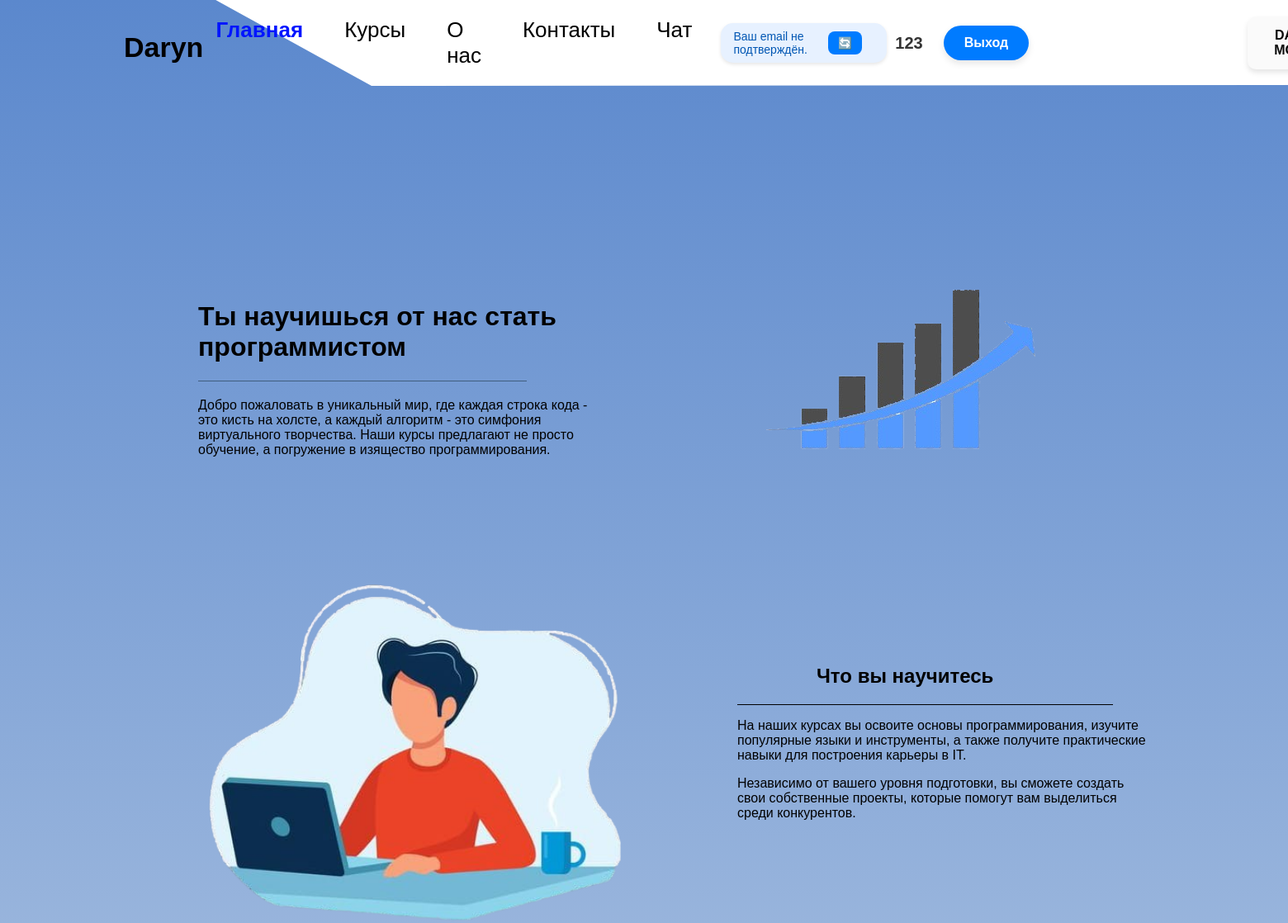
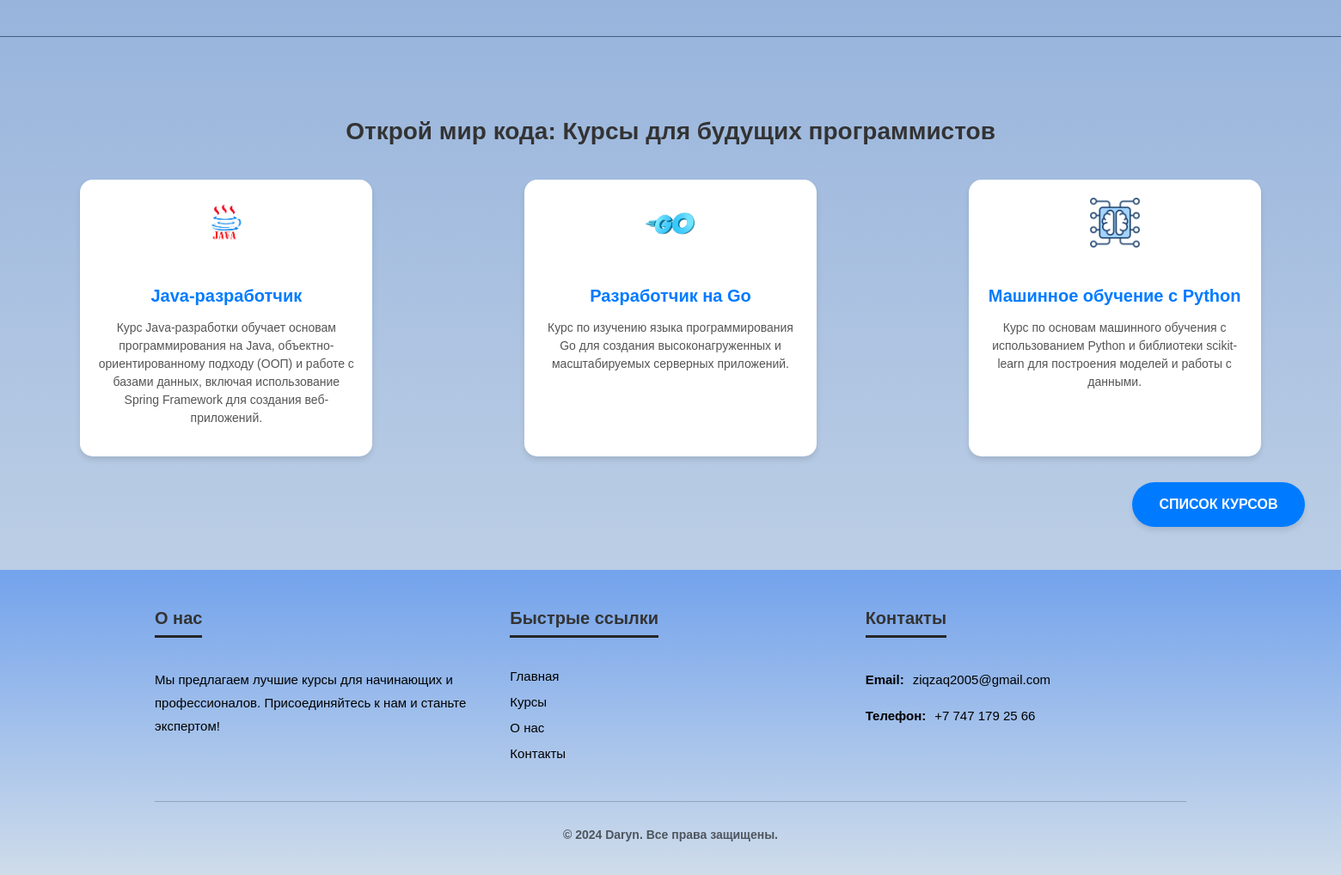
The app's page / (signed in) with its own data (2 pictures, top to bottom).
### education/models.py (models this page shows, shortened)
class CustomUser(AbstractUser):
    is_email_verified = models.BooleanField(default=False)

class Course(models.Model):
    title = models.CharField(max_length=200, verbose_name="Названия курса")
    slug = models.SlugField(unique=True, max_length=200, blank=True)
    image = models.ImageField(upload_to='courses/', verbose_name="Фото курса")
    short_description = models.TextField(max_length=500, verbose_name="Краткое описание")
    detailed_description = models.TextField(verbose_name="Подробнее описание")
    average_rating = models.FloatField(default=0.0, verbose_name="Средний рейтинг")
    completed_users = models.ManyToManyField(
        settings.AUTH_USER_MODEL,
        through='CourseCompletion',
        related_name='completed_courses_via_course',
        blank=True
    )
    duration = models.CharField(max_length=50, verbose_name="Срок обучения")
    topics_count = models.PositiveIntegerField(verbose_name="Количество тем", default=0)
    yearly_salary = models.CharField(max_length=50, verbose_name="Средняя зарплата в год")
    demand_percentage = models.PositiveIntegerField(verbose_name="Потребность (в процентах)")
    jobs_available = models.CharField(max_length=100, verbose_name="Доступные занятия")
    instructors = models.ManyToManyField('Instructor', related_name='courses')
    created_at = models.DateTimeField(auto_now_add=True, verbose_name="Дата создания")
    updated_at = models.DateTimeField(auto_now=True, verbose_name="Дата обновления")
    is_published = models.BooleanField(default=False, verbose_name=_("Опубликован"))

### education/views.py (the view)
# urls.py: path('', main_page, name='main_page'),
def main_page(request):
    random_courses = Course.objects.order_by('?')[:3]
    return render(request, 'main/main_page.html', {'random_courses': random_courses})

### education/templates/main/main_page.html (shortened to what this page needs)
{% extends 'main/base.html' %}
{% load static %}
{% block css %}
    <link rel="stylesheet" href="{% static 'main/css/12345.css' %}">{% endblock %}
{% block content %}
    <main>
        <div class="container">
            <h1>Ты научишься от нас стать программистом</h1>
            <hr class="line">
            <p>
                Добро пожаловать в уникальный мир, где каждая строка кода - это кисть на холсте,
                а каждый алгоритм - это симфония виртуального творчества. Наши курсы предлагают не
                просто обучение, а погружение в изящество программирования.
            </p>
        </div>
        <div class="bottom-section">
            <div class="bottom-image">
                <img src="{% static 'main/img/right.png' %}" alt="Example">
            </div>
            <div class="bottom-text-1">
                <div class="bottom-image-1">
                    <img src="{% static 'main/img/about_3.png' %}" alt="Example">
                </div>
                <h2 style="
                margin-left: 736px;
                margin-top: -315px;
            ">Что вы научитесь</h2>
                <hr class="line-2">
                <p style="margin-left: 640px;">
                    На наших курсах вы освоите основы программирования, изучите популярные языки и инструменты,
                    а также получите практические навыки для построения карьеры в IT.
                </p>
                <p style="margin-left: 640px;">
                    Независимо от вашего уровня подготовки, вы сможете создать свои собственные проекты, которые
                    помогут вам выделиться среди конкурентов.
                </p>
            </div>
        </div>
    </main>
    <hr class="line-1">
    <section class="courses">
        <h2>Открой мир кода: Курсы для будущих программистов</h2>
        <div class="course-container">
            {% for course in random_courses %}
                <a href="{% url 'kyrs' %}" class="course">
                    <img src="{{ course.image.url }}" alt="{{ course.title }}">
                    <h3>{{ course.title }}</h3>
                    <p>
                        {{ course.short_description }}
                    </p>
                </a>
            {% endfor %}
        </div>
        <a href="{% url 'kyrs' %}" class="btn courses-btn">Список курсов</a>
    </section>
{% endblock %}

### education/templates/main/base.html (shortened to what this page needs)
{% load static %}
<!DOCTYPE html>
<html lang="en">
<head>
    <link rel="stylesheet" href="{% static 'main/css/basic.css' %}">
    {% block css %}{% endblock %}
</head>
<body>
<header>
    <div class="logo">Daryn</div>
    <nav>
        <a href="{% url 'main_page' %}"
           class="{% if request.resolver_match.url_name == 'main_page' %}active{% endif %}">Главная</a>
        <a href="{% url 'kyrs' %}" class="{% if request.resolver_match.url_name == 'kyrs' %}active{% endif %}">Курсы</a>
        <a href="{% url 'about' %}" class="{% if request.resolver_match.url_name == 'about' %}active{% endif %}">О
            нас</a>
        <a href="{% url 'contact' %}">Контакты</a>
        <a href="{% url 'chatbot' %}">Чат</a>
        {% if user.is_authenticated %}
            <div class="user-section">
                {% if not user.is_email_verified %}
                    <div class="email-notification">
                        <p>Ваш email не подтверждён.</p>
                        <a href="{% url 'resend_email_confirmation' %}" class="btn-resend"
                           title="Отправить повторна">🔄</a>
                    </div>
                    <div class="user-section">
                        <span class="username">{{ user.username }}</span>
                        <a href="{% url 'logout' %}" class="logout-btn">Выход</a>
                    </div>
                {% else %}
                    <div class="user-section">
                        <span class="username">{{ user.username }}</span>
                        <a href="{% url 'logout' %}" class="logout-btn">Выход</a>
                    </div>
                {% endif %}
            </div>
        {% else %}
            <a href="{% url 'login' %}" class="logout-btn-1">Вход</a>
        {% endif %}
    </nav>
    <button id="theme-toggle" class="btn" style="margin-left: 250px">Dark Mode</button>
</header>
{% block content %}
{% endblock %}
<footer class="site-footer">
    <div class="footer-container">
        <div class="footer-about">
            <h3>О нас</h3>
            <p>Мы предлагаем лучшие курсы для начинающих и профессионалов. Присоединяйтесь к нам и станьте
                экспертом!</p>
        </div>
        <div class="footer-links">
            <h3>Быстрые ссылки</h3>
            <ul>
                <li><a href="{% url 'main_page' %}">Главная</a></li>
                <li><a href="{% url 'kyrs' %}">Курсы</a></li>
                <li><a href="{% url 'about' %}">О нас</a></li>
                <li><a href="{% url 'contact' %}">Контакты</a></li>
            </ul>
        </div>
        <div class="footer-contact">
            <h3>Контакты</h3>
            <p><strong>Email:</strong> ziqzaq2005@gmail.com</p>
            <p><strong>Телефон:</strong> +7 747 179 25 66</p>
        </div>
    </div>
    <div class="footer-bottom">
        <p>&copy; 2024 Daryn. Все права защищены.</p>
    </div>
</footer>
</body>
</html>

### education/static/main/css/basic.css (style rules this page uses)
header { display: flex; justify-content: space-between; align-items: center; padding: 20px 50px; color: #000000; position: relative; z-index: 1; }
.user-section { display: flex; align-items: center; justify-content: flex-end; gap: 10px; margin-left: auto; }
.username { font-size: 16px; font-weight: bold; color: #333; white-space: nowrap; }
.user-section .username { font-weight: bold; color: #333; font-size: 20px; }
.email-notification { background: #e7f1ff; color: #0056b3; padding: 8px 15px; border-radius: 15px; font-size: 14px; display: flex; align-items: center; gap: 10px; box-shadow: 0 2px 4px rgba(0, 0, 0, 0.1); }
.email-notification p { margin: 0; font-weight: 500; font-size: 14px; color: #0056b3; }
.email-notification a { background: #007bff; color: #ffffff; text-decoration: none; font-size: 14px; padding: 6px 12px; border-radius: 8px; font-weight: bold; transition: all 0.3s ease; }
.logout-btn { text-decoration: none; background: #007bff; color: white; padding: 12px 25px; border-radius: 25px; font-weight: bold; font-size: 16px; transition: background-color 0.3s, transform 0.3s; box-shadow: 0 4px 8px rgba(0, 0, 0, 0.1); left: 250px; }
header .logo { font-size: 34px; font-weight: bold; margin-left: 100px; margin-top: 10px; flex: 1; text-align: left; }
header nav { flex: 5; display: flex; justify-content: center; gap: 20px; }
header nav a { margin: 0 15px; text-decoration: none; color: #000000; font-size: 26px; }
header nav a.active { color: #0015ff; font-weight: bold; }
header::before { content: ''; position: absolute; top: 0; left: 0; width: 100%; height: 100%; background-color: #ffffff; clip-path: polygon(15% -15px, 450px 100%, 842% 88%); z-index: -1; }
.site-footer { background: linear-gradient(to bottom, #73a3ec, #cfdcea); color: #000000; padding: 25px 20px; font-family: Arial, sans-serif; }
.footer-container { display: flex; justify-content: space-between; flex-wrap: wrap; gap: 40px; max-width: 1200px; margin: 0 auto; border-bottom: 1px solid rgba(0, 0, 0, 0.2); padding-bottom: 30px; }
.footer-about, .footer-links, .footer-contact { flex: 1; min-width: 280px; }
.footer-about h3, .footer-links h3, .footer-contact h3 { font-size: 20px; margin-bottom: 20px; border-bottom: 3px solid #252525; display: inline-block; padding-bottom: 8px; color: #333; }
.footer-about p, .footer-contact p { font-size: 15px; line-height: 1.8; }
.footer-links ul { list-style: none; padding: 0; }
.footer-links ul li { margin-bottom: 12px; }
.footer-links ul li a { text-decoration: none; color: #000000; font-size: 15px; transition: color 0.3s ease, transform 0.2s; }
.footer-bottom { text-align: center; margin-top: 30px; font-size: 14px; color: rgba(0, 0, 0, 0.6); font-weight: bold; }
.footer-contact p { display: flex; align-items: center; gap: 10px; }
.btn { padding: 10px 20px; background-color: #007bff; color: #fff; border: none; border-radius: 5px; font-size: 16px; text-decoration: none; cursor: pointer; transition: background-color 0.3s; }

### records on screen
CustomUser: username "123"
Course: image (picture), title "Java-разработчик", short_description "Курс Java-разработки обучает основам программирования на Java, объектно-ориентированному подходу (ООП) и работе с базами данных, включая использование Spring Framework для создания веб-приложений."
Course: image (picture), title "Разработчик на Go", short_description "Курс по изучению языка программирования Go для создания высоконагруженных и масштабируемых серверных приложений."
Course: image (picture), title "Машинное обучение с Python", short_description "Курс по основам машинного обучения с использованием Python и библиотеки scikit-learn для построения моделей и работы с данными."
